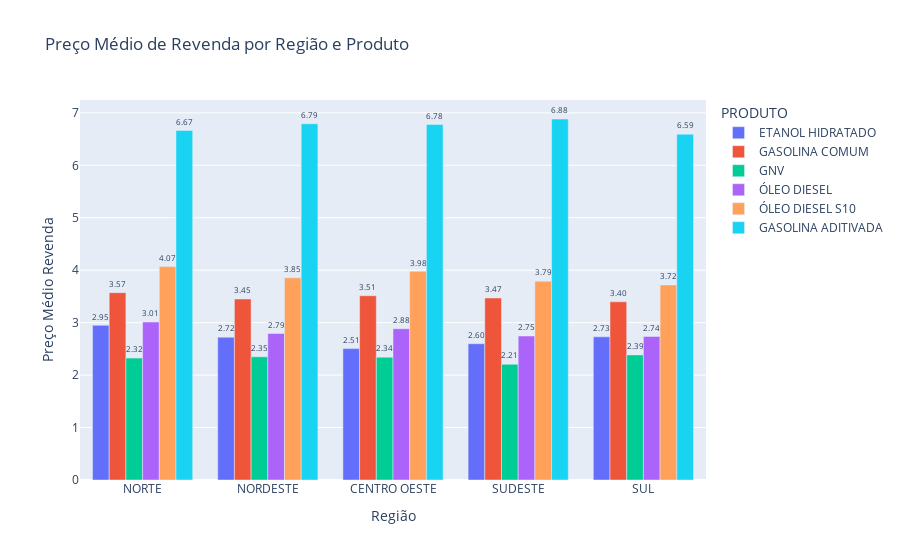

Notebook cell for this chart:
### Code cell
grafico_prod_regiao = px.bar(vendas_prod_regiao, x="REGIÃO", y="PREÇO MÉDIO REVENDA", color="PRODUTO", barmode="group",
                             title = "Preço Médio de Revenda por Região e Produto", text_auto='.3s',
                   labels={'REGIÃO':'Região', 'PREÇO MÉDIO REVENDA':'Preço Médio Revenda'})
grafico_prod_regiao.update_traces(textangle=0, textposition="outside")
grafico_prod_regiao.show()

### Figure 1 — Plotly figure (JSON) as saved in the notebook; plotly's stock layout.template omitted (floating-point values rounded to 4 significant figures)
{"data": [{"alignmentgroup": "True", "hovertemplate": "PRODUTO=ETANOL HIDRATADO<br>Região=%{x}<br>Preço Médio Revenda=%{y}<extra></extra>", "legendgroup": "ETANOL HIDRATADO", "marker": {"color": "#636efa", "pattern": {"shape": ""}}, "name": "ETANOL HIDRATADO", "offsetgroup": "ETANOL HIDRATADO", "orientation": "v", "showlegend": true, "textangle": 0, "textposition": "outside", "texttemplate": "%{y:.3s}", "type": "bar", "x": ["NORTE", "NORDESTE", "CENTRO OESTE", "SUDESTE", "SUL"], "xaxis": "x", "y": [2.949, 2.721, 2.505, 2.598, 2.729], "yaxis": "y"}, {"alignmentgroup": "True", "hovertemplate": "PRODUTO=GASOLINA COMUM<br>Região=%{x}<br>Preço Médio Revenda=%{y}<extra></extra>", "legendgroup": "GASOLINA COMUM", "marker": {"color": "#EF553B", "pattern": {"shape": ""}}, "name": "GASOLINA COMUM", "offsetgroup": "GASOLINA COMUM", "orientation": "v", "showlegend": true, "textangle": 0, "textposition": "outside", "texttemplate": "%{y:.3s}", "type": "bar", "x": ["NORTE", "NORDESTE", "CENTRO OESTE", "SUDESTE", "SUL"], "xaxis": "x", "y": [3.572, 3.451, 3.513, 3.471, 3.397], "yaxis": "y"}, {"alignmentgroup": "True", "hovertemplate": "PRODUTO=GNV<br>Região=%{x}<br>Preço Médio Revenda=%{y}<extra></extra>", "legendgroup": "GNV", "marker": {"color": "#00cc96", "pattern": {"shape": ""}}, "name": "GNV", "offsetgroup": "GNV", "orientation": "v", "showlegend": true, "textangle": 0, "textposition": "outside", "texttemplate": "%{y:.3s}", "type": "bar", "x": ["NORDESTE", "NORTE", "SUDESTE", "CENTRO OESTE", "SUL"], "xaxis": "x", "y": [2.349, 2.324, 2.207, 2.342, 2.385], "yaxis": "y"}, {"alignmentgroup": "True", "hovertemplate": "PRODUTO=ÓLEO DIESEL<br>Região=%{x}<br>Preço Médio Revenda=%{y}<extra></extra>", "legendgroup": "ÓLEO DIESEL", "marker": {"color": "#ab63fa", "pattern": {"shape": ""}}, "name": "ÓLEO DIESEL", "offsetgroup": "ÓLEO DIESEL", "orientation": "v", "showlegend": true, "textangle": 0, "textposition": "outside", "texttemplate": "%{y:.3s}", "type": "bar", "x": ["SUL", "NORTE", "SUDESTE", "NORDESTE", "CENTRO OESTE"], "xaxis": "x", "y": [2.737, 3.011, 2.746, 2.795, 2.885], "yaxis": "y"}, {"alignmentgroup": "True", "hovertemplate": "PRODUTO=ÓLEO DIESEL S10<br>Região=%{x}<br>Preço Médio Revenda=%{y}<extra></extra>", "legendgroup": "ÓLEO DIESEL S10", "marker": {"color": "#FFA15A", "pattern": {"shape": ""}}, "name": "ÓLEO DIESEL S10", "offsetgroup": "ÓLEO DIESEL S10", "orientation": "v", "showlegend": true, "textangle": 0, "textposition": "outside", "texttemplate": "%{y:.3s}", "type": "bar", "x": ["NORTE", "NORDESTE", "CENTRO OESTE", "SUDESTE", "SUL"], "xaxis": "x", "y": [4.068, 3.855, 3.978, 3.791, 3.719], "yaxis": "y"}, {"alignmentgroup": "True", "hovertemplate": "PRODUTO=GASOLINA ADITIVADA<br>Região=%{x}<br>Preço Médio Revenda=%{y}<extra></extra>", "legendgroup": "GASOLINA ADITIVADA", "marker": {"color": "#19d3f3", "pattern": {"shape": ""}}, "name": "GASOLINA ADITIVADA", "offsetgroup": "GASOLINA ADITIVADA", "orientation": "v", "showlegend": true, "textangle": 0, "textposition": "outside", "texttemplate": "%{y:.3s}", "type": "bar", "x": ["NORTE", "NORDESTE", "CENTRO OESTE", "SUDESTE", "SUL"], "xaxis": "x", "y": [6.665, 6.792, 6.779, 6.883, 6.594], "yaxis": "y"}], "layout": {"barmode": "group", "legend": {"title": {"text": "PRODUTO"}, "tracegroupgap": 0}, "title": {"text": "Preço Médio de Revenda por Região e Produto"}, "xaxis": {"anchor": "y", "domain": [0, 1], "title": {"text": "Região"}}, "yaxis": {"anchor": "x", "domain": [0, 1], "title": {"text": "Preço Médio Revenda"}}}}
